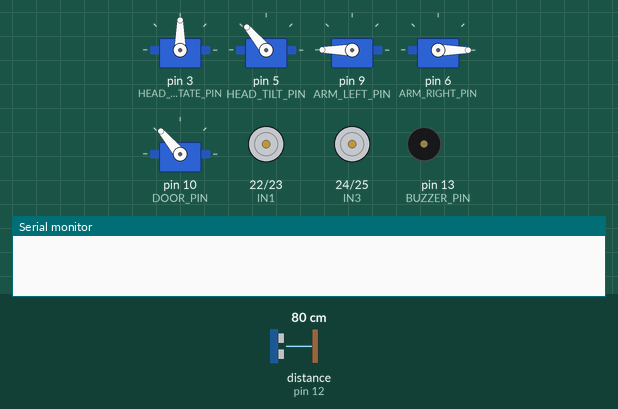
A sketch run on a simulated Arduino Mega 2560, built with avr-gcc and run on an emulated ATmega2560. Shown: 5 × servo, motor-driver pin pairs drawn as motors (green arrow = first pin HIGH = forward, orange = second pin HIGH = backward, longer = more drive, scaled by the enable pin), buzzer (waves = sounding), the last lines printed to the serial monitor. Wiring (inferred from the names in the program): ultrasonic range finder: trigger pin 11; echo pin 12. Inputs (shaded band) come from the test bench; at power-on: distance to the obstacle (sensor on pin 12) 80 cm. The echo pulse lasts 58.3 µs per cm; random numbers use the default seed unless the sketch sets one.

Above: at 4.4 s.
4.5 s: distance to the obstacle (sensor on pin 12) set to 23 cm
At 7.42 s:
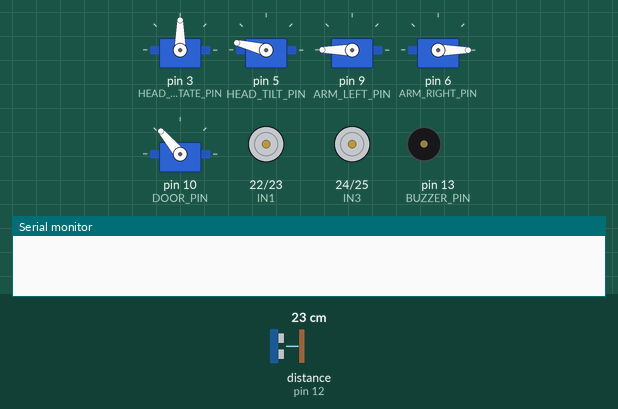
13.1 s: distance to the obstacle (sensor on pin 12) set to 18 cm
At 17.2 s:
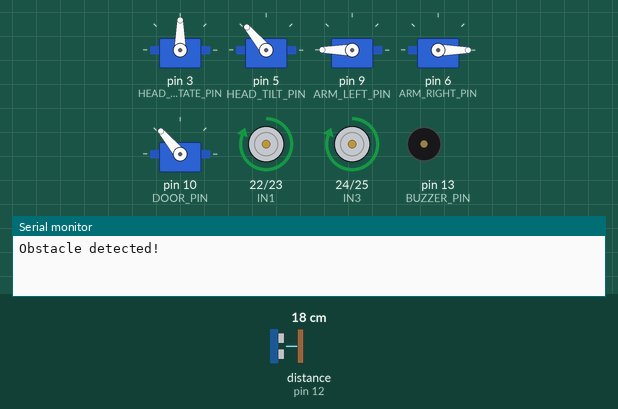
18.3 s: distance to the obstacle (sensor on pin 12) set to 35 cm
25.6 s: distance to the obstacle (sensor on pin 12) set to 2 cm
At 31.1 s:
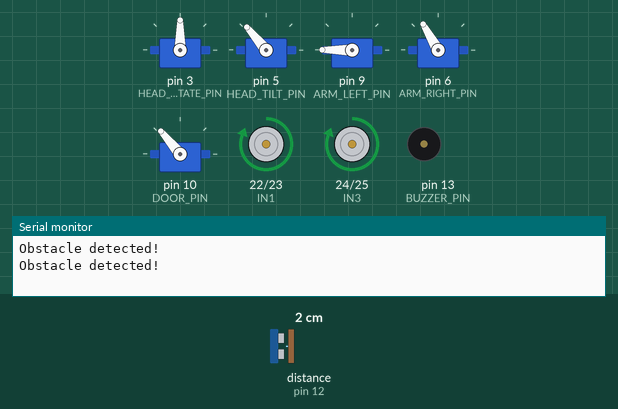
31.2 s: distance to the obstacle (sensor on pin 12) set to 60 cm
40.8 s: distance to the obstacle (sensor on pin 12) set to 4 cm
At 43.41 s:
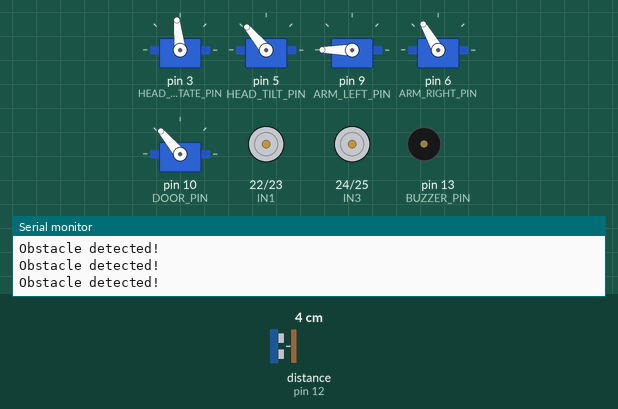
Timing chart, 0 to 46.5 s (numbered marks = the images above; inputs shaded):
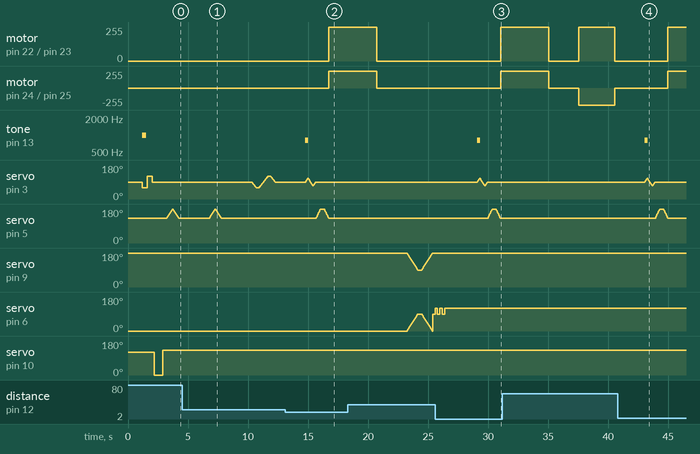

Measured:
- the behaviour switches between 21 and 20 cm on distance to the obstacle (sensor on pin 12) (found by bisection; images 1 and 2)
- after the input at 13.1 s, motor on pin 22 (IN1) / pin 23 (IN2), motor on pin 24 (IN3) / pin 25 (IN4): stopped → forward 255/255 after 3.6 s; tone on pin 13 (BUZZER_PIN): silent → 800 Hz after 1.7 s, → silent 0.25 s later; servo on pin 5 (HEAD_TILT_PIN): rises from 130° to 180° in 0.36 s, then falls to 130° in 0.69 s
- after the input at 25.6 s, tone on pin 13 (BUZZER_PIN): silent → 800 Hz after 3.5 s, → silent 0.25 s later; servo on pin 5 (HEAD_TILT_PIN): rises from 130° to 180° in 0.36 s, then falls to 130° in 0.69 s
- after the input at 40.8 s, motor on pin 22 (IN1) / pin 23 (IN2), motor on pin 24 (IN3) / pin 25 (IN4): stopped → forward 255/255 after 4.2 s; tone on pin 13 (BUZZER_PIN): silent → 800 Hz after 2.2 s, → silent 0.25 s later; servo on pin 5 (HEAD_TILT_PIN): rises from 130° to 180° in 0.36 s, then falls to 130° in 0.69 s
- by itself, servo on pin 5 (HEAD_TILT_PIN): rises from 130° to 180° in 0.48 s, then falls to 130° in 0.52 s

The sketch:

WALLE.ino
```cpp
#include <Servo.h>

// Servo
Servo headRotate, headTilt, armLeft, armRight, frontDoor;

const int HEAD_ROTATE_PIN = 3;
const int HEAD_TILT_PIN = 5;
const int ARM_RIGHT_PIN = 6;
const int ARM_LEFT_PIN = 9;
const int DOOR_PIN = 10;

// Motor driver
const int IN1 = 22;
const int IN2 = 23;
const int ENA = 2;  // PWM
const int IN3 = 24;
const int IN4 = 25;
const int ENB = 4;  // PWM

// Ultrasonic
const int TRIG_PIN = 11;
const int ECHO_PIN = 12;

// Buzzer
const int BUZZER_PIN = 13;

// Time
unsigned long lastActionTime = 0;
const unsigned long actionInterval = 2500; // increased slightly

void setup() {
  Serial.begin(9600);

  pinMode(IN1, OUTPUT); pinMode(IN2, OUTPUT); pinMode(ENA, OUTPUT);
  pinMode(IN3, OUTPUT); pinMode(IN4, OUTPUT); pinMode(ENB, OUTPUT);

  pinMode(BUZZER_PIN, OUTPUT);
  pinMode(TRIG_PIN, OUTPUT);
  pinMode(ECHO_PIN, INPUT);

  bootUpAnimation();
}

void loop() {
  if (millis() - lastActionTime > actionInterval) {
    if (readDistance() < 20) {
      reactToObstacle();
    } else {
      doRandomAction();
    }
    lastActionTime = millis();
  }
}

// Distance Sensing
long readDistance() {
  digitalWrite(TRIG_PIN, LOW); delayMicroseconds(2);
  digitalWrite(TRIG_PIN, HIGH); delayMicroseconds(10);
  digitalWrite(TRIG_PIN, LOW);
  return pulseIn(ECHO_PIN, HIGH) * 0.034 / 2;
}

// Startup
void bootUpAnimation() {
  attachAll();
  headTilt.write(130);
  headRotate.write(90);
  armLeft.write(180);
  armRight.write(0);
  frontDoor.write(120);
  delay(1200);

  tone(BUZZER_PIN, 1000, 300);
  headRotate.write(60); delay(400);
  headRotate.write(120); delay(400);
  headRotate.write(90); delay(200);

  frontDoor.write(0); delay(700);
  frontDoor.write(130); delay(300);

  detachAll();
}

// Random Action
void doRandomAction() {
  int r = random(0, 6);
  switch (r) {
    case 0: moveHead(); break;
    case 1: nodHead(); break;
    case 2: moveArms(); break;
    case 3: openDoor(); break;
    case 4: moveForward(); break;
    case 5: lookAround(); break;
  }
}

// Actions

void moveHead() {
  headRotate.attach(HEAD_ROTATE_PIN);
  for (int pos = 90; pos >= 50; pos -= 2) {
    headRotate.write(pos); delay(25);
  }
  for (int pos = 50; pos <= 130; pos += 2) {
    headRotate.write(pos); delay(25);
  }
  for (int pos = 130; pos >= 90; pos -= 2) {
    headRotate.write(pos); delay(25);
  }
  headRotate.detach();
}

void nodHead() {
  headTilt.attach(HEAD_TILT_PIN);
  for (int pos = 130; pos <= 180; pos += 2) {
    headTilt.write(pos); delay(20);
  }
  for (int pos = 180; pos >= 130; pos -= 2) {
    headTilt.write(pos); delay(20);
  }
  headTilt.detach();
}

void moveArms() {
  armLeft.attach(ARM_LEFT_PIN);
  armRight.attach(ARM_RIGHT_PIN);

  // Main mirrored arm movement
  for (int i = 180; i >= 90; i -= 2) {
    armLeft.write(i);
    armRight.write(180 - i); // reversed motion
    delay(20);
  }

  delay(300);

  for (int i = 90; i <= 180; i += 2) {
    armLeft.write(i);
    armRight.write(180 - i);
    delay(20);
  }

  // Right arm wave (3 quick waves)
  for (int wave = 0; wave < 3; wave++) {
    armRight.write(90);   // wave forward
    delay(200);
    armRight.write(120);  // wave backward slightly
    delay(200);
  }

  armLeft.detach();
  armRight.detach();
}

void openDoor() {
  frontDoor.attach(DOOR_PIN);

  // Open the door (from closed 120 to open 0)
  for (int i = 130; i >= 0; i -= 3) {
    frontDoor.write(i);
    delay(20);
  }

  delay(800); // door stays open

  // Close the door (back to 120)
  for (int i = 0; i <= 130; i += 3) {
    frontDoor.write(i);
    delay(20);
  }

  frontDoor.detach();
}

void moveForward() {
  analogWrite(ENA, 255); // stronger
  digitalWrite(IN1, HIGH); digitalWrite(IN2, LOW);
  analogWrite(ENB, 255);
  digitalWrite(IN3, LOW); digitalWrite(IN4, HIGH);
  delay(3000);
  stopMotors();
}

void lookAround() {
  headRotate.attach(HEAD_ROTATE_PIN);
  for (int pos = 90; pos >= 60; pos -= 2) {
    headRotate.write(pos); delay(25);
  }
  delay(200);
  for (int pos = 60; pos <= 120; pos += 2) {
    headRotate.write(pos); delay(25);
  }
  delay(200);
  for (int pos = 120; pos >= 90; pos -= 2) {
    headRotate.write(pos); delay(25);
  }
  headRotate.detach();
}

void reactToObstacle() {
  Serial.println("Obstacle detected!");
  tone(BUZZER_PIN, 800, 250);

  headRotate.attach(HEAD_ROTATE_PIN);
  headTilt.attach(HEAD_TILT_PIN);

  // Look left and right
  for (int pos = 90; pos <= 110; pos += 2) {
    headRotate.write(pos); delay(20);
  }
  for (int pos = 110; pos >= 70; pos -= 2) {
    headRotate.write(pos); delay(20);
  }
  for (int pos = 70; pos <= 90; pos += 2) {
    headRotate.write(pos); delay(20);
  }

  // Tilt up, pause, and reset
  for (int pos = 130; pos <= 180; pos += 2) {
    headTilt.write(pos); delay(15);
  }
  delay(300);
  for (int pos = 180; pos >= 130; pos -= 2) {
    headTilt.write(pos); delay(15);
  }

  headRotate.detach();
  headTilt.detach();

  // Rotate away from obstacle
  analogWrite(ENA, 255);
  digitalWrite(IN1, HIGH); digitalWrite(IN2, LOW);
  analogWrite(ENB, 255);
  digitalWrite(IN3, HIGH); digitalWrite(IN4, LOW);
  delay(4000);
  stopMotors();
}

void stopMotors() {
  digitalWrite(IN1, LOW); digitalWrite(IN2, LOW);
  digitalWrite(IN3, LOW); digitalWrite(IN4, LOW);
  analogWrite(ENA, 0); analogWrite(ENB, 0);
}

// Other stuff
void attachAll() {
  headRotate.attach(HEAD_ROTATE_PIN);
  headTilt.attach(HEAD_TILT_PIN);
  armLeft.attach(ARM_LEFT_PIN);
  armRight.attach(ARM_RIGHT_PIN);
  frontDoor.attach(DOOR_PIN);
}

void detachAll() {
  headRotate.detach();
  headTilt.detach();
  armLeft.detach();
  armRight.detach();
  frontDoor.detach();
}
```
